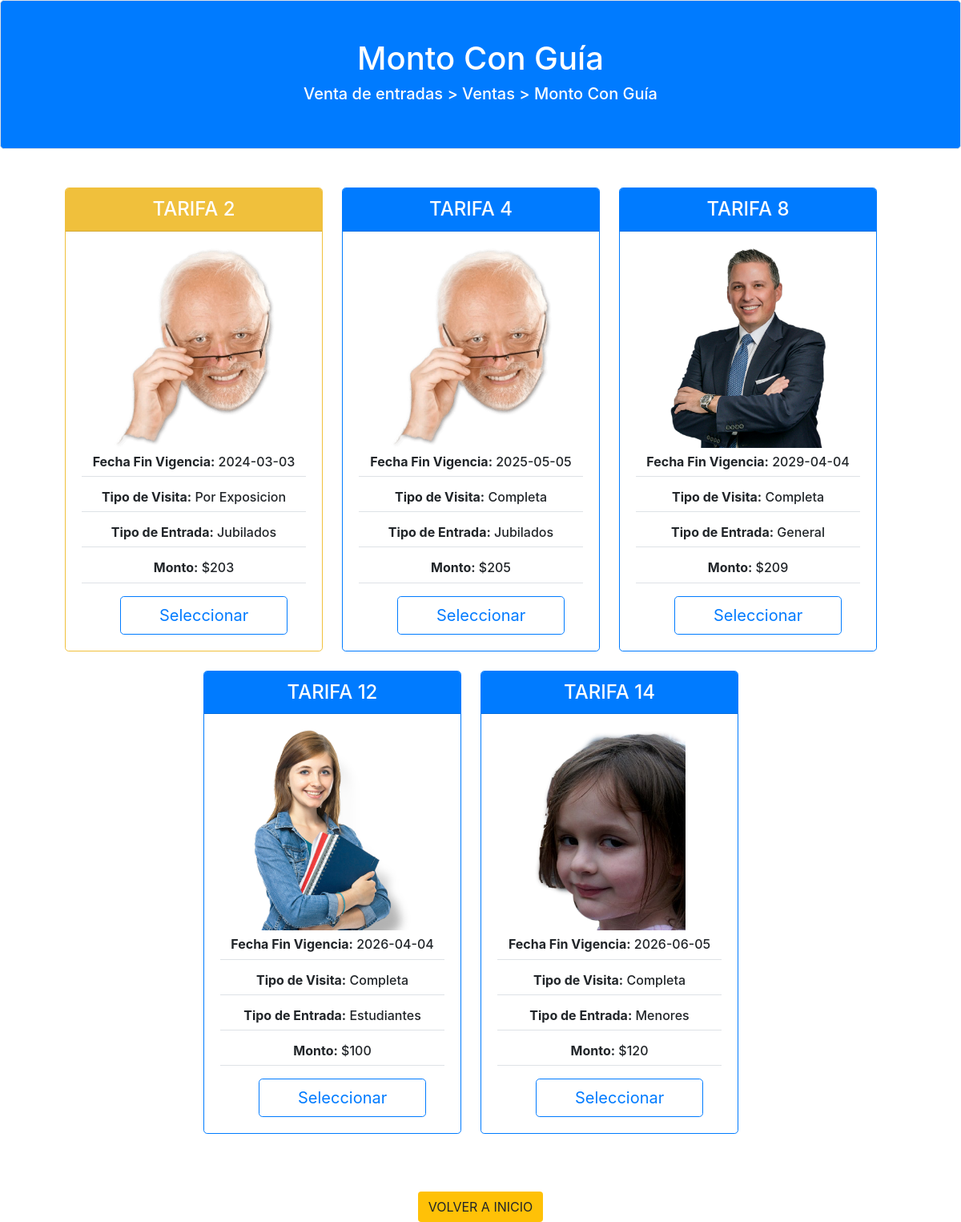
The app's page /montoconguia/ with its own data.
### rve/models/Tarifa.py (models this page shows, shortened)
class Tarifa(models.Model):
    fechaFinVigencia = models.CharField(max_length=100)
    fechaInicioVigencia= models.CharField(max_length=100)
    monto = models.IntegerField()
    montoAdicionalGuia = models.IntegerField()
    nro_sede = models.IntegerField(null=True)
    tipoDeEntrada = models.ForeignKey(TipoEntrada, on_delete=models.PROTECT, null=True) #Clave foranea
    tipoVisita = models.ForeignKey(TipoVisita, on_delete=models.PROTECT, null=True) #Clave foranea
    def fechaInicioVigencia(self,x):
        self.fechaInicioVigencia = x

### rve/models/TipoVisita.py (models this page shows, shortened)
class TipoVisita(models.Model):
    nombre = models.CharField(max_length=100)

### rve/models/TipoEntrada.py (models this page shows, shortened)
class TipoEntrada(models.Model):
    nombre = models.CharField(max_length=100)

### rve/views.py (the view)
# urls.py: path('montoconguia/', montoConGuia),
def montoConGuia(request):
    return render(request, 'montoconguia.html', {"tarifas": controlador.tarifas})

### rve/templates/montoconguia.html (shortened to what this page needs)
<head>
 {% load static %}
   {% load bootstrap4 %}
  {%bootstrap_css %}
      <link rel="stylesheet" type="text/css" href="{% static 'css/style.css' %}"/>
</head>
<body>
  <div class="text-center mb-5">
    <div class="border bg-primary rounded-lg text-white mx-auto">
      <h1 class="pt-5 px-3">Monto Con Guía</h1>
        <h5 class="pb-5"> <a href="http://127.0.0.1:8000/" class="text-white">Venta de entradas</a> > <a href="http://127.0.0.1:8000/venta/" class="text-white">Ventas</a> > Monto Con Guía</h5>
    </div>
  </div>
  <div class="container">
    <div class="card-deck mb-3 text-center d-flex justify-content-center">
      {% for tarifa in tarifas %}
          {%if tarifa.tipoVisita.nombre == 'Completa'%}
          <div class="mb-4 mr-4 border border-completa rounded-lg box-shadow overflow-auto">
            <div class="card-header completa">
          {%else%}
          <div class="mb-4 mr-4 border border-exposicion rounded-lg box-shadow overflow-auto">
            <div class="card-header por-exposicion">
          {%endif%}
          <h4 class="my-0 text-uppercase text-white">Tarifa {{tarifa.id}}</h4>
        </div>
        <div class="card-body card-tarifa">
                    {% if tarifa.tipoDeEntrada.nombre == 'Menores' %}
            <img class="card-image" src="{% static 'images/disaster-girl.png' %}" alt="Menores"/>
            {% elif tarifa.tipoDeEntrada.nombre == 'Estudiantes' %}
            <img class="card-image" src="{% static 'images/student.png' %}" alt="Estudiantes" />
            {% elif tarifa.tipoDeEntrada.nombre == 'General' %}
            <img class="card-image" src="{% static 'images/businessman.png' %}" alt="General" />
            {% else %}
            <img class="card-image" src="{% static 'images/harold.png' %}" alt="Jubilados" />
            {%endif%}
          <ul class="list-unstyled">
            <li class="py-2 h6 border-bottom">
              <span class="font-weight-bold">Fecha Fin Vigencia:</span> {{tarifa.fechaFinVigencia}}
            </li>
            <li class="py-2 h6 border-bottom">
              <span class="font-weight-bold">Tipo de Visita:</span> {{tarifa.tipoVisita.nombre}}
            </li>
            <li class="py-2 h6 border-bottom">
              <span class="font-weight-bold">Tipo de Entrada:</span> {{tarifa.tipoDeEntrada.nombre}}
            </li>
            <li class="py-2 h6 border-bottom"><span class="font-weight-bold">Monto:</span> ${{tarifa.montoAdicionalGuia}}</li>
          </ul>
          <form action="/duracion/" method="GET" class="m-0">
            <input
              class="btn btn-outline-primary btn-lg px-5 mx-5"
              type="submit"
              value="Seleccionar"
            />
          </form>
        </div>
      </div>
      {%endfor%}
    </div>
  </div>
        <div class="d-flex justify-content-center mt-5" >
          <div class="row">
            <a type="button" class="btn bg-warning" href="http://127.0.0.1:8000/">VOLVER A INICIO</a>
          </div>
        </div>
</body>

### static/css/style.css (style rules this page uses)
.card-image { height: 250px; }
.completa { background-color: #007bff; }
.border-completa { border-color: #007bff !important; }
.por-exposicion { background-color: #F0C03C; }
.border-exposicion { border-color: #F0C03C !important; }
.card-tarifa { width: 320px; }

### records on screen
Tarifa: id "2", fechaFinVigencia "2024-03-03", tipoVisita.nombre "Por Exposicion", tipoDeEntrada.nombre "Jubilados", montoAdicionalGuia "203"
Tarifa: id "4", fechaFinVigencia "2025-05-05", tipoVisita.nombre "Completa", tipoDeEntrada.nombre "Jubilados", montoAdicionalGuia "205"
Tarifa: id "8", fechaFinVigencia "2029-04-04", tipoVisita.nombre "Completa", tipoDeEntrada.nombre "General", montoAdicionalGuia "209"
Tarifa: id "12", fechaFinVigencia "2026-04-04", tipoVisita.nombre "Completa", tipoDeEntrada.nombre "Estudiantes", montoAdicionalGuia "100"
Tarifa: id "14", fechaFinVigencia "2026-06-05", tipoVisita.nombre "Completa", tipoDeEntrada.nombre "Menores", montoAdicionalGuia "120"
